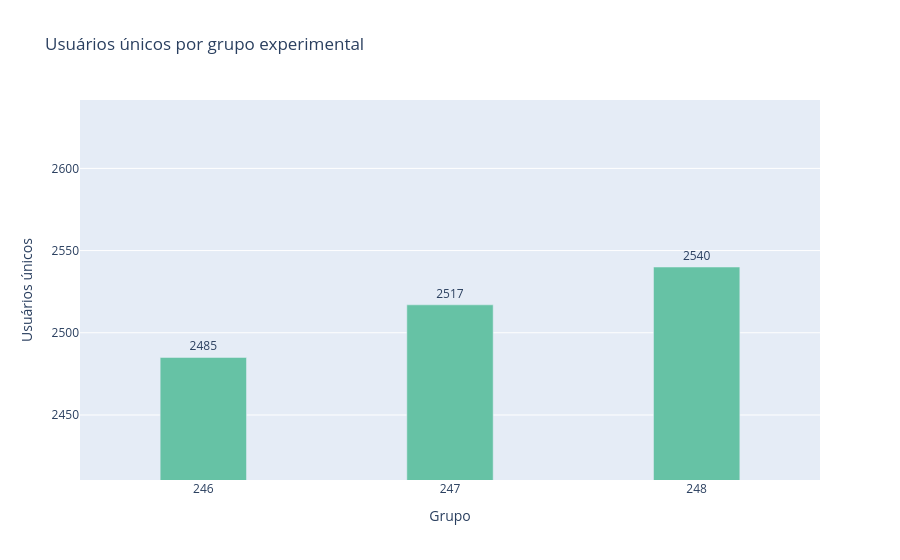

The notebook cell saved with this chart:
### Markdown cell above
### Quantos usuários há em cada grupo?

### Code cell
# Contando usuários únicos por grupo experimental nos dados filtrados
group_sizes = (
    food_app_filtered
    .groupby('exp_id')['device_id']       # agrupa por grupo e seleciona coluna de usuários
    .nunique()                             # conta IDs únicos (elimina duplicatas dentro do grupo)
    .reset_index()
    .rename(columns={'device_id': 'users'})
)

# Calculando a proporção de cada grupo em relação ao total
group_sizes['pct_of_total'] = round(
    group_sizes['users'] / group_sizes['users'].sum() * 100, 2  # divide cada grupo pelo total e converte para %
)

# Convertendo exp_id para string: evitando que o eixo x seja tratado como numérico (o que geraria 245.5, 246.5 etc.)
group_sizes['exp_id'] = group_sizes['exp_id'].astype(str)

print(group_sizes.to_string(index=False))
print(f"\nTotal de usuários nos 3 grupos: {group_sizes['users'].sum():,}")

# Definindo o range do eixo y perto dos valores reais para ampliar a diferença visual entre grupos
y_min = group_sizes['users'].min()
y_max = group_sizes['users'].max()

# Exibindo barras para comparação visual entre grupos
fig_groups = px.bar(
    group_sizes,
    x='exp_id', y='users',
    text='users',                          # exibe o valor sobre cada barra
    title='Usuários únicos por grupo experimental',
    labels={'exp_id': 'Grupo', 'users': 'Usuários únicos'},
    color_discrete_sequence=px.colors.qualitative.Set2,
)
fig_groups.update_traces(textposition='outside', width=0.35)   # width < 1 estreitando as barras
fig_groups.update_layout(
    showlegend=False,
    yaxis_range=[y_min * 0.97, y_max * 1.04],  # zoom no eixo y para evidenciar diferenças entre grupos
)
fig_groups.show()

### Figure 1 — Plotly figure (JSON) as saved in the notebook; plotly's stock layout.template omitted (floating-point values rounded to 4 significant figures)
{"data": [{"hovertemplate": "Grupo=%{x}<br>Usuários únicos=%{text}<extra></extra>", "legendgroup": "", "marker": {"color": "rgb(102,194,165)", "pattern": {"shape": ""}}, "name": "", "orientation": "v", "showlegend": false, "text": [2485.0, 2517.0, 2540.0], "textposition": "outside", "type": "bar", "width": 0.35, "x": ["246", "247", "248"], "xaxis": "x", "y": [2485, 2517, 2540], "yaxis": "y"}], "layout": {"barmode": "relative", "legend": {"tracegroupgap": 0}, "showlegend": false, "title": {"text": "Usuários únicos por grupo experimental"}, "xaxis": {"anchor": "y", "domain": [0, 1], "title": {"text": "Grupo"}}, "yaxis": {"anchor": "x", "domain": [0, 1], "range": [2410.0, 2642.0], "title": {"text": "Usuários únicos"}}}}
